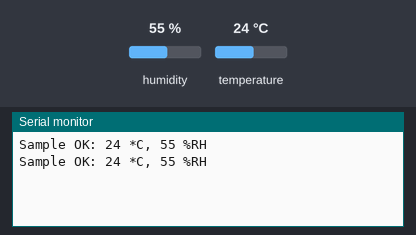
The sketch below on a simulated Arduino Uno, built with avr-gcc and run on an emulated ATmega328P. Parts: the last lines printed to the serial monitor. The test bench sets the inputs (shaded band); at power-on: humidity 55 %, temperature 24 °C.

Above: at 2.3 s.
2.4 s: humidity set to 22 %
At 4.2 s:
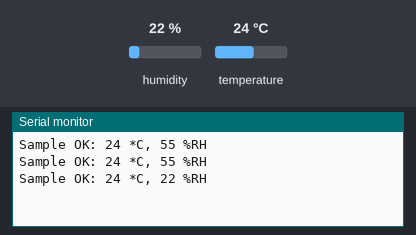
4.5 s: temperature set to 12 °C
At 5.2 s:
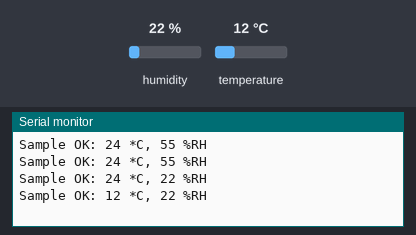
6.6 s: humidity set to 40 %
At 8.1 s:
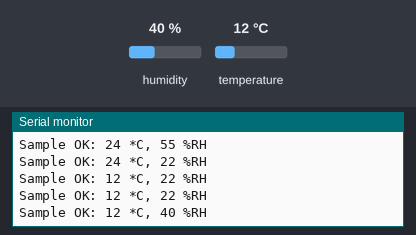
Timing chart, 0 to 9.6 s (numbered marks = the images above; inputs shaded):
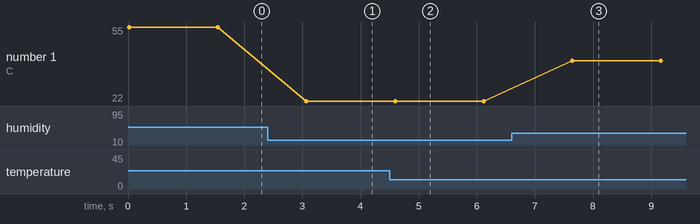

Measured:
- after the input at 2.4 s, the serial monitor: prints a new line after 0.67 s (image 1)
- after the input at 4.5 s, the serial monitor: prints a new line after 0.09 s (image 2)
- after the input at 6.6 s, the serial monitor: prints a new line after 1.0 s (image 3)
- plotted number 1: 55 → 22 after the input at 2.4 s, 22 → 40 after the input at 6.6 s

The sketch:

Lesson_12_Humidity_Temperature_Sensor.ino
```cpp
#include <SimpleDHT.h>

SimpleDHT11 dht11(3);

void setup() {
  Serial.begin(9600);
}

void loop() {
  byte t = 0;
  byte h = 0;

  int err = SimpleDHTErrSuccess;

  if ((err = dht11.read(&t, &h, NULL)) != SimpleDHTErrSuccess) {
    Serial.print("Read DHT11 failed, err=");
    Serial.print(SimpleDHTErrCode(err));
    Serial.print(",");
    Serial.println(SimpleDHTErrDuration(err));

    delay(1000);

    return;
  }

  Serial.print("Sample OK: ");

  Serial.print((int)t);
  Serial.print(" *C, ");

  Serial.print((int)h);
  Serial.println(" %RH");

  delay(1500);
}
```
